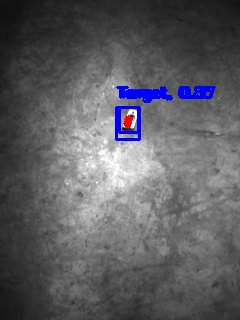
#> input picture Capture/FOUND_(-24.82634341716765, 506.4223381757738).jpg, 240 x 320 px
$ python -i imageProcessing.py   (imports and definitions only)
#> lines starting #> are read from the running program, lines starting #| are printed output that depends on the picture; after the words box and inside, x2 and y2 are one past the last pixel; in counts of white or black regions, pixels touching at a corner belong together
#> further down, picture is the input picture: shape (320, 240, 3); mean B, G, R 97.8, 93.2, 93.4
############### Libraries ###############
import cv2
import numpy as np


class Processing:
    ############### Initialise ###############
    def __init__(self, window_name="HSV Threshold", mode=0):
        self.window_name = window_name

        # HSV range values
        self.low_H, self.high_H = 0, 360//2
        self.low_S, self.high_S = 0, 255
        self.low_V, self.high_V = 0, 255

        # Create window and trackbars
        cv2.namedWindow(self.window_name)
        cv2.createTrackbar("Low H", self.window_name, self.low_H, 179, self.update_low_H)
        cv2.createTrackbar("High H", self.window_name, self.high_H, 179, self.update_high_H)
        cv2.createTrackbar("Low S", self.window_name, self.low_S, 255, self.update_low_S)
        cv2.createTrackbar("High S", self.window_name, self.high_S, 255, self.update_high_S)
        cv2.createTrackbar("Low V", self.window_name, self.low_V, 255, self.update_low_V)
        cv2.createTrackbar("High V", self.window_name, self.high_V, 255, self.update_high_V)

        # Prests
        cv2.setMouseCallback(window_name, self.set_color_preset)
        self.color_presets = {
            "Red": {"low_H": 0, "high_H": 10, "low_S": 100, "high_S": 255, "low_V": 100, "high_V": 255},
            "Blue": {"low_H": 100, "high_H": 130, "low_S": 50, "high_S": 255, "low_V": 50, "high_V": 255},
            "Pole": {"low_H": 0, "high_H": 97, "low_S": 0, "high_S": 47, "low_V": 175, "high_V": 244},
            "Black": {"low_H": 0, "high_H": 179, "low_S": 0, "high_S": 71, "low_V": 0, "high_V": 94}
        }

        self.polePrest = {
            "low_H": 0, "high_H": 97, "low_S": 0, "high_S": 47, "low_V": 175, "high_V": 244
        }

        # Starting default at pole
        if mode != 0:
            self.poleHSV()


    ############### HSV Filter ###############
    # Slider callbacks
    def update_low_H(self, val):
        self.low_H = min(val, self.high_H - 1)
        cv2.setTrackbarPos("Low H", self.window_name, self.low_H)

    def update_high_H(self, val):
        self.high_H = max(val, self.low_H + 1)
        cv2.setTrackbarPos("High H", self.window_name, self.high_H)

    def update_low_S(self, val):
        self.low_S = min(val, self.high_S - 1)
        cv2.setTrackbarPos("Low S", self.window_name, self.low_S)

    def update_high_S(self, val):
        self.high_S = max(val, self.low_S + 1)
        cv2.setTrackbarPos("High S", self.window_name, self.high_S)

    def update_low_V(self, val):
        self.low_V = min(val, self.high_V - 1)
        cv2.setTrackbarPos("Low V", self.window_name, self.low_V)

    def update_high_V(self, val):
        self.high_V = max(val, self.low_V + 1)
        cv2.setTrackbarPos("High V", self.window_name, self.high_V)

    def printHSV(self):
        print(f"Low: {(self.low_H, self.low_S, self.low_V)}")
        print(f"High: {(self.high_H, self.high_S, self.high_V)}")

    # Apply HSV Filter
    # [240 lines left out: functions applyHSV, poleHSV, draw_buttons, set_color_preset, getMask, getPoleMask and 2 more, not called in this run]

    # LZ
    def detectLZ(self, frame):
        """ Process HSV for landing zone """


        ############### Initialise ###############
        LZ = []

        # Convert to HSV
        hsv = cv2.cvtColor(frame, cv2.COLOR_BGR2HSV)
#> hsv: shape (320, 240, 3); mean H, S, V 6.1, 6.2, 98.1

        # Threshold for white
        lower_white = np.array([0, 0, 200])
        upper_white = np.array([179, 60, 255])
        mask = cv2.inRange(hsv, lower_white, upper_white)
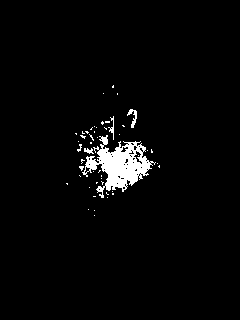
#> mask: shape (320, 240); 2.9% white; 49 white regions (45 under 20 px), largest, box (x1, y1, x2, y2) and area: (82, 135, 156, 198) 1909, (127, 109, 137, 128) 77, (108, 116, 114, 140) 48, (84, 148, 94, 154) 36

        # Clean mask
        kernel = np.ones((5, 5), np.uint8)
        mask = cv2.morphologyEx(mask, cv2.MORPH_CLOSE, kernel, iterations=2)
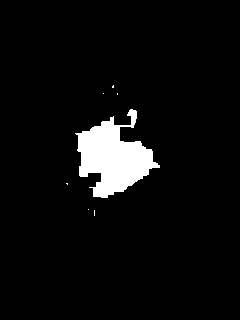
#> mask: shape (320, 240); 5.1% white; 7 white regions (6 under 20 px), largest, box (x1, y1, x2, y2) and area: (75, 109, 160, 198) 3921
        mask = cv2.morphologyEx(mask, cv2.MORPH_OPEN, kernel, iterations=2)
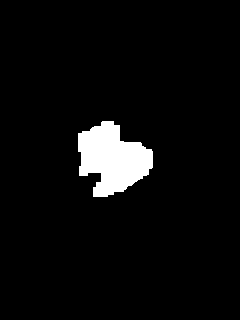
#> mask: shape (320, 240); 4.8% white; 1 white region

        # Find contours
        contours, _ = cv2.findContours(mask, cv2.RETR_EXTERNAL, cv2.CHAIN_APPROX_SIMPLE)
#> contours = 1 contour; box (x1, y1, x2, y2) and area: (78, 121, 153, 197) 3561
        contours = sorted(contours, key=cv2.contourArea, reverse=True)

        # Draw bounding box, largest contour
        for cnt in contours:
            area = cv2.contourArea(cnt)
            if area > 1000:
                x, y, w, h = cv2.boundingRect(cnt)
                cx = x + w // 2
                cy = y + h // 2
                LZ.append((cx, cy))

                # Annotate on frame
                cv2.rectangle(frame, (x, y), (x + w, y + h), (0, 255, 255), 2)
                cv2.circle(frame, (cx, cy), 4, (255, 0, 0), -1)
                cv2.putText(frame, "LZ", (x, y - 10), cv2.FONT_HERSHEY_SIMPLEX, 0.6, (0, 255, 255), 2)

                # Only process the largest one
                break
#> this loop made 1 pass
#> (area, x, y, w, h, cx, cy) on pass 1: (3561, 78, 121, 75, 76, 115, 159)
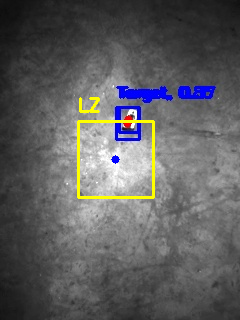
#> frame: shape (320, 240, 3); 1.45% of pixels changed, all inside (x1, y1, x2, y2) = (77, 97, 155, 199)
#> after the loop, LZ = [(115, 159)]

        return frame, LZ


    ############### Object Detect (YOLO Vision) ###############
    # Poles
    # [114 lines left out: functions YOLODetectPoles, YOLODetectTarget, not called in this run]

>>> import cv2
>>> picture = cv2.imread('Capture/FOUND_(-24.82634341716765, 506.4223381757738).jpg')
>>> result = Processing().detectLZ(picture)

$ run again, on Capture/FOUND_(-31.081620121002175, 504.70594949722306).jpg
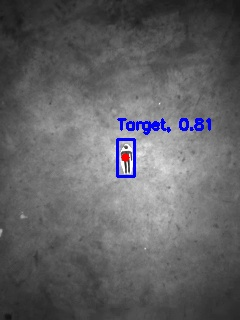
#> input picture Capture/FOUND_(-31.081620121002175, 504.70594949722306).jpg, 240 x 320 px
#> picture is the input picture: shape (320, 240, 3); mean B, G, R 100.9, 97.9, 98.1
#> hsv: shape (320, 240, 3); mean H, S, V 6.5, 4.3, 101.2
#> in detectLZ, `mask = cv2.morphologyEx(mask, cv2.MORPH_OPEN, kernel, iterations=2)`:
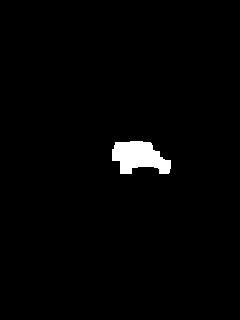
#> mask: shape (320, 240); 1.8% white; 1 white region
#> contours = 1 contour; box (x1, y1, x2, y2) and area: (112, 141, 171, 174) 1256
#> the loop in detectLZ, `for cnt in contours:` made 1 pass
#> (area, x, y, w, h, cx, cy) on pass 1: (1256.5, 112, 141, 59, 33, 141, 157)
#> after the loop in detectLZ, `for cnt in contours:`:
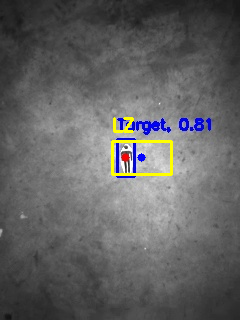
#> frame: shape (320, 240, 3); 0.99% of pixels changed, all inside (x1, y1, x2, y2) = (111, 117, 173, 176)
#> after the loop in detectLZ, `for cnt in contours:`: LZ = [(141, 157)]
